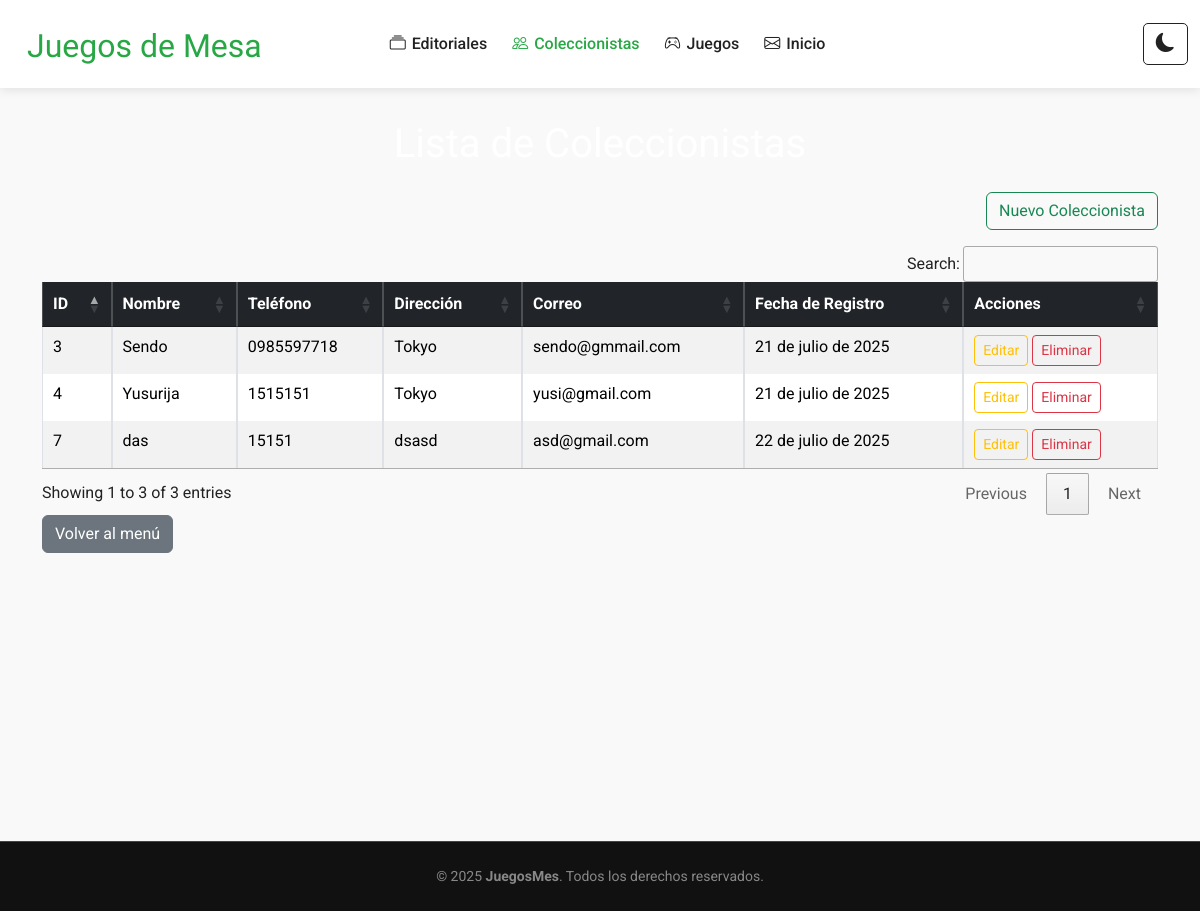
Screenshot of /coleccionista/ with the database file from the repository.
### Aplicaciones/Coleccionista/models.py (models this page shows, shortened)
class Coleccionista(models.Model):
    nombre = models.CharField(max_length=100)
    telefono = models.CharField(
        max_length=15,
        validators=[
            RegexValidator(
                regex=r'^\+?\d{7,15}$',
                message='Ingrese un número de teléfono válido (7 a 15 dígitos, puede iniciar con +).'
            )
        ]
    )
    direccion = models.CharField(max_length=255)
    correo = models.EmailField(
        max_length=254,
        validators=[EmailValidator(message="Ingrese un correo electrónico válido.")]
    )
    fecha_registro = models.DateField(auto_now_add=True)

### Aplicaciones/Coleccionista/views.py (the view)
# urls.py: path('', views.listaColeccionista, name='lista_coleccionista'),
def listaColeccionista(request):
    coleccionistas = Coleccionista.objects.all()
    return render(request, 'coleccionista/inicio.html', {'coleccionistas': coleccionistas})

### Aplicaciones/Coleccionista/templates/coleccionista/inicio.html (shortened to what this page needs)
{% extends 'plantilla.html' %}
{% block contenido %}
<div class="container mt-4">
    <h1 class="text-center mb-4">Lista de Coleccionistas</h1>
    <div class="text-end mb-3">
        <a href="{% url 'nuevo_coleccionista' %}" class="btn btn-outline-success">Nuevo Coleccionista</a>
    </div>
    <table id="tabla-coleccionista" class="table table-bordered table-striped table-hover">
        <thead class="table-dark">
            <tr>
                <th>ID</th>
                <th>Nombre</th>
                <th>Teléfono</th>
                <th>Dirección</th>
                <th>Correo</th>
                <th>Fecha de Registro</th>
                <th>Acciones</th>
            </tr>
        </thead>
        <tbody>
            {% for coleccionista in coleccionistas %}
            <tr>
                <td>{{ coleccionista.id }}</td>
                <td>{{ coleccionista.nombre }}</td>
                <td>{{ coleccionista.telefono }}</td>
                <td>{{ coleccionista.direccion }}</td>
                <td>{{ coleccionista.correo }}</td>
                <td>{{ coleccionista.fecha_registro }}</td>
                <td>
                    <a href="{% url 'editar_coleccionista' coleccionista.id %}" class="btn btn-outline-warning btn-sm">Editar</a>
                    <button onclick="confirmDelete({{ coleccionista.id }})" class="btn btn-outline-danger btn-sm">Eliminar</button>
                </td>
            </tr>
            {% empty %}
            <tr>
                <td colspan="7" class="text-center">No hay coleccionistas registrados.</td>
            </tr>
            {% endfor %}
        </tbody>
    </table>
    <a href="/" class="btn btn-secondary">Volver al menú</a>
</div>
{% endblock %}

### static/photofolio/assets/css/main.css (style rules this page uses)
:root { --default-font: "Roboto", system-ui, -apple-system, "Segoe UI", Roboto, "Helvetica Neue", Arial, "Noto Sans", "Liberation Sans", sans-serif, "Apple Color Emoji", "Segoe UI Emoji", "Segoe UI Symbol", "Noto Color Emoji"; --heading-font: "Cardo", sans-serif; --nav-font: "Inter", sans-serif; }
:root { --background-color: #000000; --default-color: #fafafa; --heading-color: #ffffff; --accent-color: #27a776; --surface-color: #1a1a1a; --contrast-color: #ffffff; }
:root { --nav-color: rgba(255, 255, 255, 0.5); --nav-hover-color: #ffffff; --nav-mobile-background-color: #1a1a1a; --nav-dropdown-background-color: #1a1a1a; --nav-dropdown-color: rgba(255, 255, 255, 0.5); --nav-dropdown-hover-color: #ffffff; }
:root { scroll-behavior: smooth; }
body { color: var(--default-color); background-color: var(--background-color); font-family: var(--default-font); }
a { color: var(--accent-color); text-decoration: none; transition: 0.3s; }
h1, h2, h3, h4, h5, h6 { color: var(--heading-color); font-family: var(--heading-font); }

### templates/plantilla.html (style rules this page uses)
body { background-color: #f9f9f9; color: #222; font-family: 'Roboto', sans-serif; transition: background-color 0.3s, color 0.3s; }

### rows the page displays
Coleccionista: id "3", nombre "Sendo", telefono "0985597718", direccion "Tokyo", correo "sendo@gmmail.com", fecha_registro "21 de julio de 2025"
Coleccionista: id "4", nombre "Yusurija", telefono "1515151", direccion "Tokyo", correo "yusi@gmail.com", fecha_registro "21 de julio de 2025"
Coleccionista: id "7", nombre "das", telefono "15151", direccion "dsasd", correo "asd@gmail.com", fecha_registro "22 de julio de 2025"
